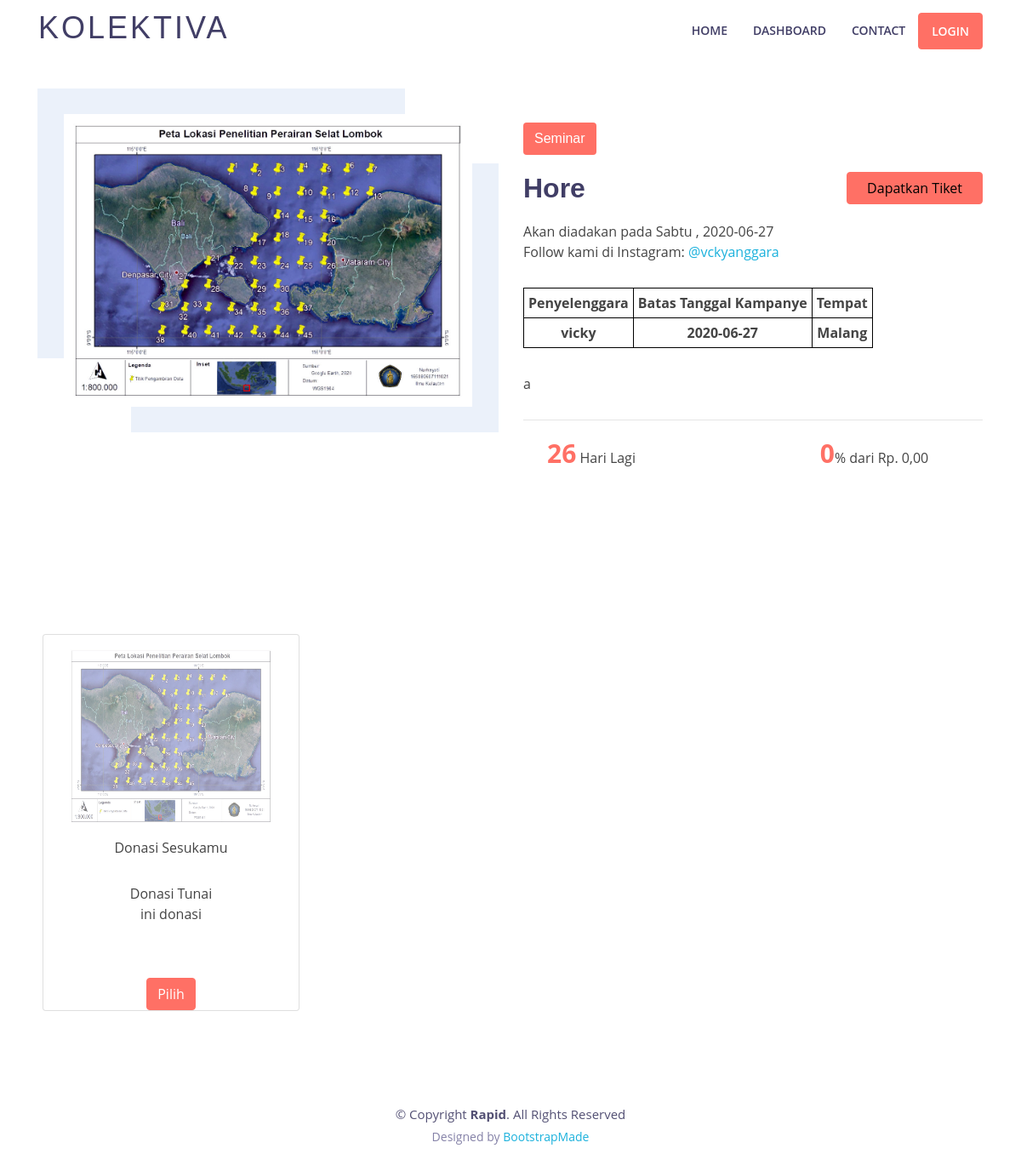
/CUser/contribute/17, run on the app's committed database.
### tables this page shows
CREATE TABLE `campaign` (
  `id` int(11) NOT NULL,
  `id_user` int(11) DEFAULT NULL,
  `category` text DEFAULT NULL,
  `eventName` text DEFAULT NULL,
  `eventDate` date DEFAULT NULL,
  `price` int(11) DEFAULT NULL,
  `image` text DEFAULT NULL,
  `imageKtp` varchar(50) DEFAULT NULL,
  `proposal` varchar(50) DEFAULT NULL,
  `instagram` text DEFAULT NULL,
  `campaigner` text DEFAULT NULL,
  `alamat_penyelenggara` varchar(255) DEFAULT NULL,
  `dueDate` date DEFAULT NULL,
  `venue` text DEFAULT NULL,
  `target` int(11) DEFAULT NULL,
  `detail` text DEFAULT NULL,
  `percentage` float DEFAULT NULL,
  `approval` int(11) DEFAULT NULL,
  `gift` int(11) DEFAULT NULL
);

CREATE TABLE `gift` (
  `id` int(11) NOT NULL,
  `id_campaign` int(11) DEFAULT NULL,
  `image` varchar(150) DEFAULT NULL,
  `price` int(11) NOT NULL,
  `package_name` varchar(50) DEFAULT NULL,
  `detail` text DEFAULT NULL,
  `gift_stock` int(11) DEFAULT NULL,
  `donasi` int(11) NOT NULL
);

### application/models/MUser.php (called while the page is built, shortened)
<?php
class MUser extends CI_Model {
    public function __construct()
    {
		$this->load->library('veritrans');
		$this->load->helper('url');
    }
    public function contribute($id){
        $query = "SELECT *, (SELECT (SUM(total_price_transaction_gift) * 100)/ (SELECT campaign.target from campaign WHERE campaign.id = ".$id.") FROM transaction_gift WHERE id_campaign_transaction_gift=".$id.") as persentase FROM campaign where id='".$id."';";
        $query2 = "SELECT gift.image, gift.price, gift.package_name, gift.detail, gift.gift_stock, gift.id, campaign.eventDate, campaign.eventName, campaign.venue from gift JOIN
        campaign ON campaign.id = gift.id_campaign
        WHERE gift.id_campaign = '".$id."';";
        $data['content'] = $this->db->query($query);
        $data['content2'] = $this->db->query($query2);
        $this->load->view('contribute', $data);
    }
}
?>

### application/controllers/CUser.php (called while the page is built, shortened)
<?php
class CUser extends CI_Controller
{
    public function contribute($id)
	{
            $this->MUser->contribute($id);
    }
}

### index.php (called while the page is built, shortened)
<?php
require_once BASEPATH.'core/CodeIgniter.php';

### application/views/convertRupiahs.php (called while the page is built)
<?php
function rupiah($angka){
	$hasil_rupiah = "Rp. " . number_format($angka,2,',','.');
	return $hasil_rupiah;
}
?>

### application/views/contribute.php (the view, shortened to what this page needs)
<!DOCTYPE html>
<html lang="en">
<head>
  <link href=<?php echo base_url('assets/lib/bootstrap/css/bootstrap.min.css')?> rel="stylesheet">
  <link href=<?php echo base_url('assets/lib/font-awesome/css/font-awesome.min.css')?> rel="stylesheet">
  <link href=<?php echo base_url('assets/lib/animate/animate.min.css')?> rel="stylesheet">
  <link href=<?php echo base_url('assets/lib/ionicons/css/ionicons.min.css')?> rel="stylesheet">
  <link href=<?php echo base_url('assets/lib/owlcarousel/assets/owl.carousel.min.css')?> rel="stylesheet">
  <link href=<?php echo base_url('assets/lib/lightbox/css/lightbox.min.css')?> rel="stylesheet">
  <link href=<?php echo base_url('assets/css/style.css')?> rel="stylesheet">
  <?php require 'convertRupiahs.php' ?>
</head>
<body>
  <?php include 'topbar.php' ?>
  <main id="main">
    <section id="about">
      <div class="container">
        <div class="row">
          <?php foreach ($content->result_array() as $key): ?>
          <div class="col-lg-6 col-md-6">
            <div class="about-img">
              <img src='<?php echo base_url('assets/uploads/campaign/'.$key['image'])?>' alt="">
            </div>
          </div>
          <div class="col-lg-6 col-md-6">
            <div class="about-content">
              <h5 class="bg-text-red"><?php echo $key['category'] ?></h5>
              <div class="row">
                <div class="col-lg-4 col-4">
                  <h2><?php echo $key['eventName'] ?></h2>
                </div>
                <div class="col-lg-4 col-4">
                </div>
                <?php $datetime1 = new DateTime("now");
                $datetime2 = new DateTime($key['dueDate']);
                $interval = $datetime1->diff($datetime2);?>
                <div class="col-lg-4 col-4">
                  <?php if ($interval->format('%R%a') < 0) {?>
                  <button disabled class="btn btn-primary btn-user btn-block">
                    <a style="color: black;">Too Late</a></button>
                  <?php } else{?>
                  <?php if(isset($_SESSION['login']) && $_SESSION['fullName']){?>
                    <button class="btn btn-primary btn-user btn-block">
                    <a href="#" data-toggle="modal" data-target="#getTicket2" style="color: black;"
                      data-packagename='Harap Dijawab <?php echo $key['eventName'] ?>' data-price2=<?php echo $key['price']?>
                      data-gift=<?php echo $key['id'] ?> data-date='<?php echo $key['eventDate'] ?>' data-venue='<?php echo $key['venue'] ?>'>Dapatkan
                      Tiket</a>
                  </button>
                  <?php } else{?>
                    <button class="btn btn-primary btn-user btn-block">
                    <a href="#" data-toggle="modal" style="color: black;" data-target="#sorryModal">Dapatkan Tiket</a>
                  </button>
                  <?php } ?>
                  <?php } ?>
                </div>
              </div>
              <p>Akan diadakan pada <?php
              function getDay($date){
                $datetime = DateTime::createFromFormat('Y-m-d', $date);
                return $datetime->format('l');
               }
               function getHari($date){
                $day=getDay($date);
                switch ($day) {
                 case 'Saturday':
                  $hari = 'Sabtu';
                  break;
                }
                return $hari;
               }
              echo getHari($key['eventDate']); ?>
              ,
                <?php echo $key['eventDate'] ?><br>Follow kami di Instagram:
                <a href="https://www.instagram.com/<?php echo $key['instagram'] ?>"
                  target="_blank">@<?php echo $key['instagram'] ?></a></p>
              <table>
                <tr>
                  <th>Penyelenggara</th>
                  <th>Batas Tanggal Kampanye</th>
                  <th>Tempat</th>
                </tr>
                <tr>
                  <th><?php echo $key['campaigner'] ?></th>
                  <th><?php echo $key['dueDate'] ?></th>
                  <th><?php echo $key['venue'] ?></th>
                </tr>
              </table>
              <p>
                <p><?php echo $key['detail'] ?></p>
              </p>
              <hr>
              <?php $datetime1 = new DateTime("now");
                $datetime2 = new DateTime($key['dueDate']);
                $interval = $datetime1->diff($datetime2);?>
              <div class="row counters">
                <div class="col-lg-4 col-4 text-center">
                  <?php if ($interval->format('%R%a') < 0) {?>
                  <p><span style="color: #FF7065;font-size: 30px;font-weight:bold">
                      Selesai</p>
                  <?php } else{?>
                  <p><span style="color: #FF7065;font-size: 30px;font-weight:bold"
                      data-toggle="counter-up"><?php echo $interval->format('%R%a') ?></span>
                    Hari Lagi</p>
                  <?php } ?>
                </div>
                <div class="col-lg-2 col-2 text-center">
                </div>
                <div class="col-lg-6 col-6 text-center">
                  <p><span style="color: #FF7065;font-size: 30px;font-weight:bold"
                      data-toggle="counter-up"><?php echo $key['persentase'] ?></span>%
                    dari <?php echo rupiah($key['target']) ?>
                </div>
              </div>
            </div>
          </div>
          <?php endforeach ?>
        </div>
      </div>
    </section>
    <section id="clients" class="wow fadeInUp">
      <div class="container">
          <?php foreach ($content2->result_array() as $key):?>
          <div class="row flex-items-xs-middle flex-items-xs-center">
            <div class="card">
              <img style="height: 238px; width: 300px"
                src='<?php echo base_url('assets/uploads/gift/')?><?php echo $key['image'] ?>' alt="">
              <p>Donasi Sesukamu</p>
              <p><?php echo $key['package_name'] ?><br>
                <?php echo $key['detail'] ?>
              </p>
              <div class="row counters">
                <div class="col-lg-12 col-12 text-center">
                  <?php if(isset($_SESSION['login']) && $_SESSION['fullName']){?>
                  <button class="btn btn-primary btn-user btn-block">
                    <a href="#" data-toggle="modal" data-target="#getTicket2" style="color: white;"
                      data-packagename='Harap Jawab <?php echo $key['package_name'] ?>' data-price2=<?php echo $key['price']?>
                      data-gift=<?php echo $key['id'] ?> data-date='<?php echo $key['eventDate'] ?>' data-venue='<?php echo $key['venue'] ?>'>Pilih</a>
                  </button>
                  <?php } else{?>
                    <button class="btn btn-primary btn-user btn-block">
                    <a href="#" data-toggle="modal" style="color: white;" data-target="#sorryModal">Pilih</a>
                  </button>
                  <?php } ?>
                </div>
              </div>
            </div>
          </div>
          <?php endforeach ?>
      </div>
    </section>
    <section id="footer">
      <div class="container">
        <div class="copyright">
          &copy; Copyright <strong>Rapid</strong>. All Rights Reserved
        </div>
        <div class="credits">
          Designed by <a href="https://bootstrapmade.com/">BootstrapMade</a>
        </div>
      </div>
    </section>
    <?php include 'login.php' ?>
    <?php include 'get_a_ticket.php' ?>
    <?php include 'pick_this.php' ?>
    <?php include 'pick_no_package.php' ?>
</body>
</html>

### assets/css/style.css (style rules this page uses)
body { background: #fff; color: #444; font-family: "Open Sans", sans-serif; }
a { color: #1bb1dc; transition: 0.5s; }
p { padding: 0; margin: 0 0 30px 0; }
h1, h2, h3, h4, h5, h6 { font-family: "Montserrat", sans-serif; font-weight: 400; margin: 0 0 20px 0; padding: 0; }
#about { padding: 80px 0; }
#about .about-content { padding-top: 40px; }
#about .about-content h2 { color: #413e66; font-family: "Montserrat", sans-serif; font-weight: 700; }
#about .about-img { position: relative; margin: 30px 30px 30px 30px; }
#about .about-img img { width: 100%; border: 8px solid #fff; transition: .5s; }
#about .about-img::before { position: absolute; left: -31px; top: -30px; width: 90%; height: 92%; z-index: -1; content: ''; background-color: #ebf1fa; transition: .5s; }
#about .about-img::after { position: absolute; right: -31px; bottom: -30px; width: 90%; height: 92%; z-index: -1; content: ''; background-color: #ebf1fa; transition: .5s; }
#clients { padding: 60px 0; }
#clients img { max-width: 80%; opacity: 0.5; transition: 0.3s; padding: 15px 0; }
#footer { padding: 0 0 30px 0; font-size: 14px; background: #fff; }
#footer .copyright { text-align: center; padding-top: 30px; color: #535074; font-size: 15px; }
#footer .credits { text-align: center; font-size: 14px; padding-top: 4px; color: #8582a8; }
#footer .credits a { color: #1bb1dc; }

### application/views/contribute.php (style rules this page uses)
table, th, td { border: 1px solid black; padding: 5px; text-align: center; }

### data on the page
campaign: image (picture), category "Seminar", eventName "Hore", shows "Dapatkan Tiket", eventDate "Sabtu", eventDate "2020-06-27", instagram "vckyanggara", campaigner "vicky", dueDate "2020-06-27", venue "Malang", detail "a", dueDate "26", target "Rp. 0,00"
gift: image (picture), package_name "Donasi Tunai", detail "ini donasi"
